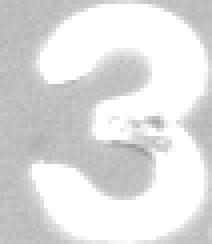
#> input picture image_processing/images/test_1.bmp, 53 x 61 px (shown 4 times larger)
$ python resize_keep_radio.py
#> lines starting #> are read from the running program, lines starting #| are printed output that depends on the picture; after the words box and inside, x2 and y2 are one past the last pixel; in counts of white or black regions, pixels touching at a corner belong together
#!/usr/bin/python
#coding:utf-8

'''resize图片且保持原始的图片长宽比尺寸'''
import cv2

def resize_img_keep_ratio(img,target_size):
    old_size= img.shape[0:2]
    #ratio = min(float(target_size)/(old_size))
    # test = len(old_size)
    ratio = min(float(target_size[i])/(old_size[i]) for i in range(len(old_size)))
    new_size = tuple([int(i*ratio) for i in old_size])
    img = cv2.resize(img,(new_size[1], new_size[0]))
    pad_w = target_size[1] - new_size[1]
    pad_h = target_size[0] - new_size[0]
    top,bottom = pad_h//2, pad_h-(pad_h//2)
    left,right = pad_w//2, pad_w -(pad_w//2)
    img_new = cv2.copyMakeBorder(img,top,bottom,left,right,cv2.BORDER_CONSTANT,None,(0,0,0))

    cv2.imshow('test',img_new)
    cv2.waitKey(0)
    return img_new

if __name__ == '__main__':
    src_img = cv2.imread("./images/test_1.bmp",0)
#> src_img is the input picture: shape (61, 53); min 156, max 255, mean 223.1

    et, thre = cv2.threshold(src_img, 127, 255, cv2.THRESH_OTSU)
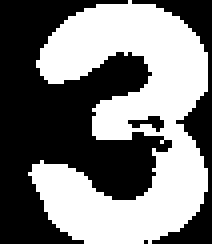
#> thre: shape (61, 53) (shown 4 times larger); 48% white; 1 white region, box (x1, y1, x2, y2) and area: (7, 0, 52, 61) 1553
#> et = 224

    target_size = [80, 80]
    img_new = resize_img_keep_ratio(thre, target_size)
#> in resize_img_keep_ratio, `img = cv2.resize(img,(new_size[1], new_size[0]))`:
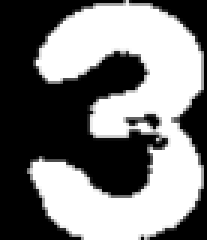
#> img: shape (80, 69) (shown 3 times larger); min 0, max 255, mean 122.4
#> in resize_img_keep_ratio, `img_new = cv2.copyMakeBorder(img,top,bottom,left,right,cv2.BORDER_CONS..`:
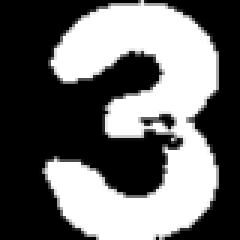
#> img_new: shape (80, 80) (shown 3 times larger); min 0, max 255, mean 105.6

$ run again, with image_processing/images/test_2.jpg saved as image_processing/images/test_1.bmp
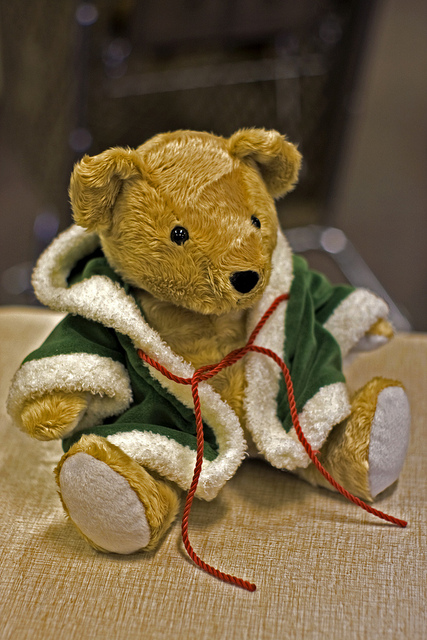
#> input picture image_processing/images/test_2.jpg, 427 x 640 px
#> `et, thre = cv2.threshold(src_img, 127, 255, cv2.THRESH_OTSU)`:
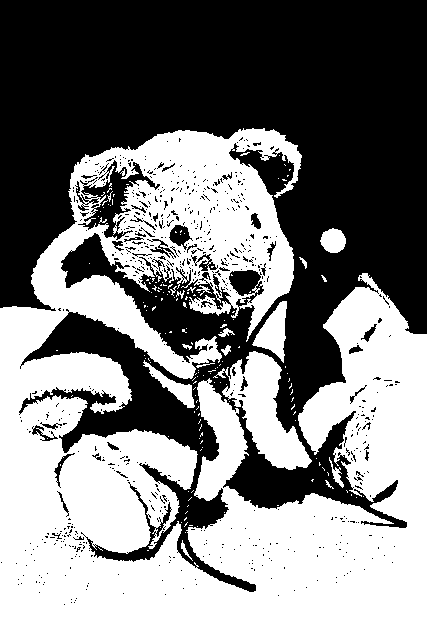
#> thre: shape (640, 427); 50.4% white; 641 black regions (604 under 20 px), largest, box (x1, y1, x2, y2) and area: (0, 0, 427, 592) 129250, (75, 160, 160, 240) 2077, (169, 225, 193, 250) 316
#> et = 100
#> in resize_img_keep_ratio, `img_new = cv2.copyMakeBorder(img,top,bottom,left,right,cv2.BORDER_CONS..`:
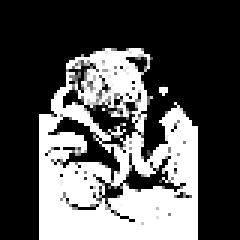
#> img_new: shape (80, 80) (shown 3 times larger); min 0, max 255, mean 85.2
